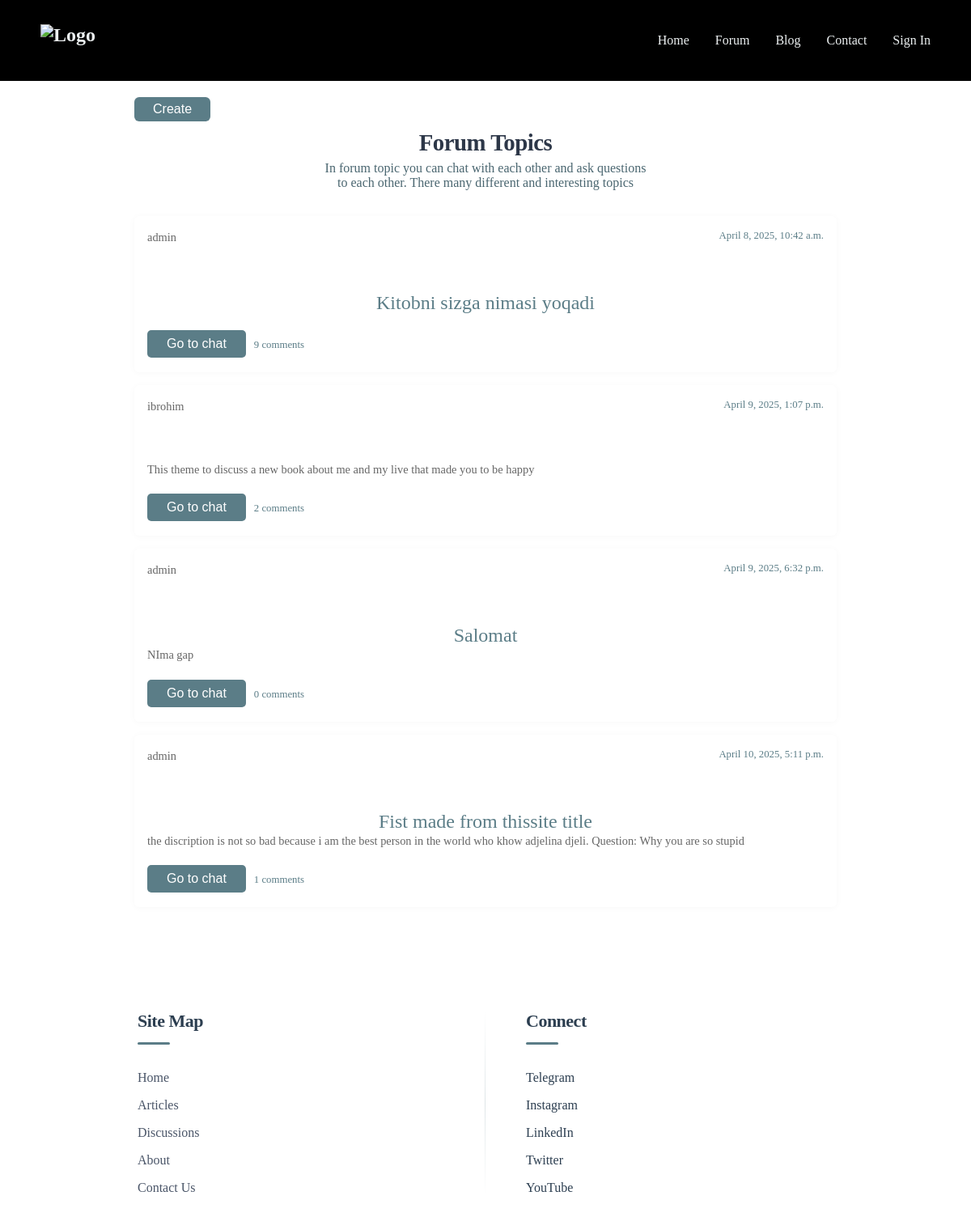
Before: /forum/ with the older database file.
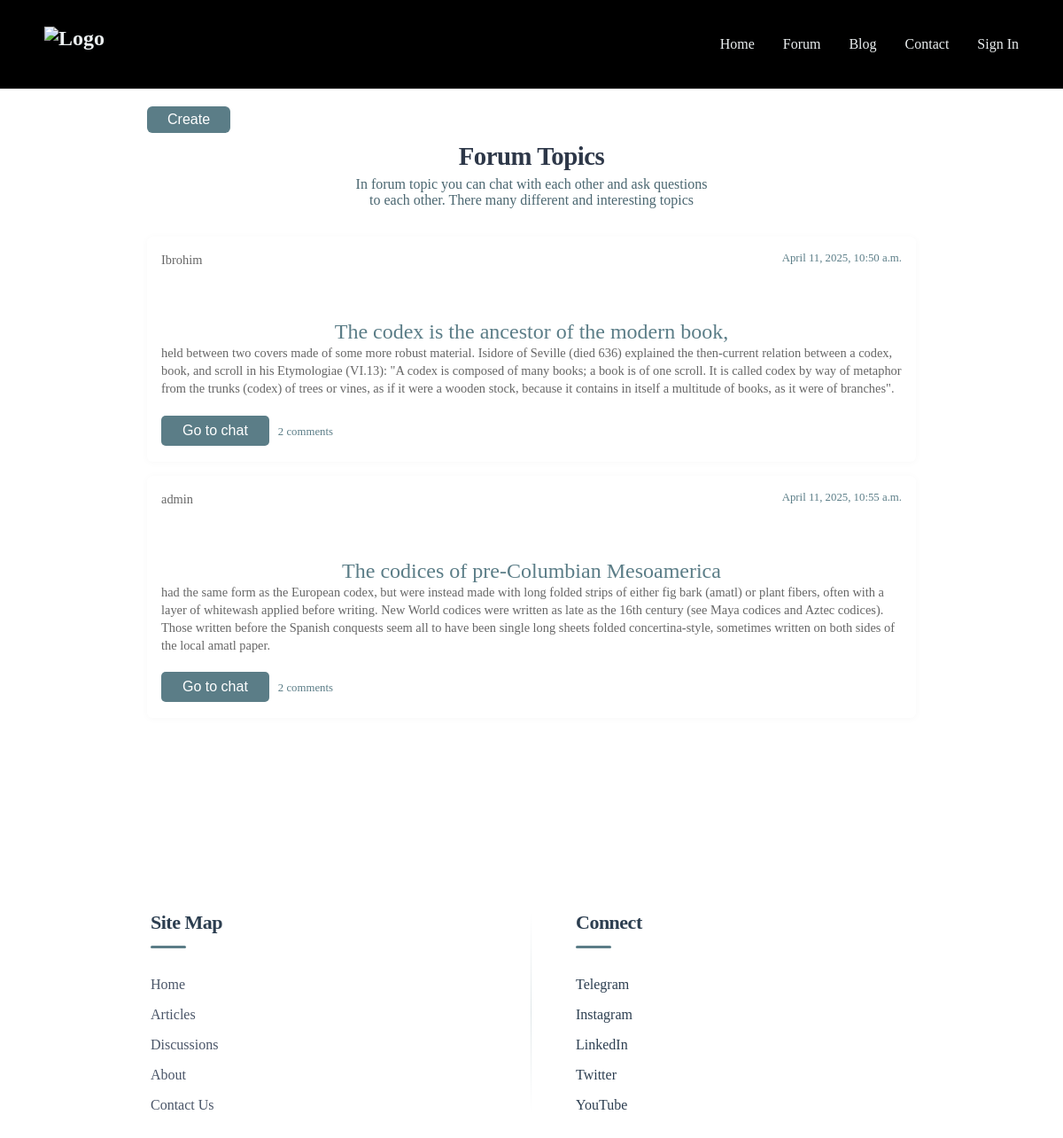
After: the same page with the newer database file.
### essayApp/models.py (models this page shows, shortened)
class ForumTopic(models.Model):
    title = models.CharField(max_length=255)  # название темы
    content = models.TextField(blank=True, null=True)  # описание темы
    created_by = models.ForeignKey(User, on_delete=models.CASCADE)  # пользователь, который создал тему
    created_at = models.DateTimeField(auto_now_add=True)  # время создания темы

### essayApp/views.py (the view)
# urls.py: path('forum/', forum, name='forum'),
def forum(request):
    topics = ForumTopic.objects.all()
    for topic in topics:
        topic.comments_count = topic.messages.count()  # Используем 'messages' вместо 'comments'
    return render(request, 'forum.html', {'topics': topics})

### templates/forum.html (shortened to what this page needs)
<!DOCTYPE html>
<html lang="en">
<head>
    {% load static %}
    <link rel="stylesheet" href="{% static 'css/navbar.css' %}">
    <link rel="stylesheet" href="{% static 'css/forum.css' %}">
</head>
<body>
    <nav>
        <div class="nav-container">
            <a href="/" class="logo">
                <img src="https://cdn.dorik.com/6587cf2393037000111f0b06/images/logo-b16Cp.png" alt="Logo">
            </a>
            <ul class="nav-links">
                <li><a href="/">Home</a></li>
                <li><a href="/forum/">Forum</a></li>
                <li class="dropdown">
                    <a class="drop-trigger">Blog</a>
                </li>
                <li><a href="/contact/">Contact</a></li>
                <li>
                    {% if request.user.is_authenticated %}
                    <form action="{% url 'logout' %}" method="post">
                        {% csrf_token %}
                        <button type="submit">
                            Log Out
                        </button>
                    </form>
                    {% else %}
                    <a href="{% url 'login' %}">
                        Sign In
                    </a>
                    {% endif %}
                </li>
            </ul>
        </div>
    </nav>
    <div class="topics-list">
        <div class="topic-header">
            <button class="create">
                <a href="/forum/create/">
                    Create
                </a>
            </button>
            <div>
                <h1>Forum Topics</h1>
                <p>
                    In forum topic you can chat with each other and ask questions to each other.
                    There many different and interesting topics
                </p>
            </div>
        </div>
        {% for topic in topics %}
        <div class="topic-item">
            <div class="topic-div">
                <p>{{ topic.created_by.username }}</p>
                <p>{{ topic.created_at }}</p>
            </div>
            <h2>
                <a href="{% url 'topic_detail' topic.id %}">{{ topic.title }}</a>
            </h2>
            <p>{{ topic.content }}</p>
            <div class="discuss">
                <button class="">
                    <a href="{% url 'topic_detail' topic.id %}">
                        Go to chat
                    </a>
                </button>
                <p>{{ topic.comments_count }} comments</p>
            </div>
        </div>
        {% endfor %}
    </div>
    <footer>
        <div class="footer-container">
            <div class="footer-col">
                <h1>Site Map</h1>
                <div class="footer-list">
                    <p>Home</p>
                    <p>Articles</p>
                    <p>Discussions</p>
                    <p>About</p>
                    <p>Contact Us</p>
                </div>
            </div>
            <div class="footer-col">
                <h1>Connect</h1>
                <div class="footer-list">
                    <a href="https://t.me/quedforum" target="_blank">Telegram</a>
                    <a href="https://www.instagram.com/thequedio?igsh=MWZkNHNkd3hodXVkaw==" target="_blank">Instagram
                    </a>
                    <a href="https://www.linkedin.com/company/quedio/" target="_blank">LinkedIn</a>
                    <a>Twitter</a>
                    <a>YouTube</a>
                </div>
            </div>
        </div>
    </footer>
</body>
</html>

### static/css/navbar.css (style rules this page uses)
* { margin: 0; padding: 0; box-sizing: border-box; font-family: 'DM Sans' sans-serif; }
nav { position: relative; width: 100%; background-color: black; padding: 30px; }
.nav-container { max-width: 1100px; margin: 0 auto; display: flex; justify-content: space-between; align-items: center; }
.logo { color: #ecf0f1; font-size: 1.5rem; font-weight: bold; text-decoration: none; display: flex; align-items: center; transition: transform 0.3s ease; }
.logo img { height: 40px; }
.nav-links { display: flex; list-style: none; gap: 2rem; }
.nav-links a, button { color: #ecf0f1; text-decoration: none; background-color: transparent; border: 0; font-size: 1rem; cursor: pointer; transition: all 0.3s ease; position: relative; }
.nav-links a::after { content: ''; position: absolute; width: 0; height: 2px; bottom: -4px; left: 0; background-color: #3498db; transition: width 0.3s ease; }
.dropdown { position: relative; }
footer { padding: 80px 20px 50px; max-width: 1200px; margin: 30px auto 0px auto; width: 100%; display: flex; justify-content: center; position: relative; overflow: hidden; }
.footer-container { width: 100%; max-width: 900px; display: flex; justify-content: space-around; gap: 60px; flex-wrap: wrap; position: relative; }
.footer-col { display: flex; flex-direction: column; gap: 24px; flex: 1; min-width: 220px; position: relative; }
.footer-col h1 { font-size: 22px; font-weight: 600; color: #2c3e50; position: relative; padding-bottom: 16px; margin-bottom: 8px; }
.footer-col a { color: #2c3e50; text-decoration: none; }
.footer-col h1::after { content: ''; position: absolute; left: 0; bottom: 0; width: 40px; height: 3px; background-color: #5B7D87; border-radius: 2px; transition: width 0.3s ease; }
.footer-list { display: flex; flex-direction: column; gap: 16px; }
.footer-list p { color: #4a5568; cursor: pointer; transition: all 0.3s ease; font-size: 16px; position: relative; padding-left: 0; display: inline-block; max-width: fit-content; }
.footer-list p::after { content: ''; position: absolute; width: 0; height: 1px; bottom: -2px; left: 0; background-color: #5B7D87; transition: width 0.3s ease; }
@media (min-width: 992px) { .footer-col { padding: 0 20px; } }
@media (min-width: 992px) { .footer-col:not(:last-child)::after { content: ''; position: absolute; right: -30px; top: 0; height: 100%; width: 1px; background: linear-gradient(to bottom, transparent, rgba(90, 125, 135, 0.2), transparent); } }

### static/css/forum.css (style rules this page uses)
.topics-list { max-width: 900px; margin: 0 auto 3rem; padding: 0 1rem; min-height: 100vh; }
.topic-item { background-color: white; border-radius: 6px; padding: 1rem; margin-bottom: 1rem; box-shadow: 0 1px 8px rgba(0, 0, 0, 0.03); transition: transform 0.2s ease, box-shadow 0.2s ease; }
.topic-div { display: flex; justify-content: space-between; font-size: 0.8rem; color: #888; }
.topic-item h2 a { color: #5B7D87; text-decoration: none; }
.topic-item p { margin-bottom: 0.5rem; font-size: 0.9rem; color: #666; line-height: 1.4; }
.topic-item p:last-child { color: #5B7D87; font-size: 0.8rem; text-align: right; }
.discuss { width: 100%; margin-top: 20px; display: flex; align-items: baseline; gap: 10px; }
h1 { color: #2d3748; margin: 0 0 12px; font-size: 1.8rem; font-weight: 600; letter-spacing: -0.5px; }
h2 { text-align: center; margin-top: 50px; font-weight: 400; }

Changed rows visible on the page:
removed ForumTopic: created_by.username "admin", created_at "April 8, 2025, 10:42 a.m.", title "Kitobni sizga nimasi yoqadi", comments_count "9"
removed ForumTopic: created_by.username "ibrohim", created_at "April 9, 2025, 1:07 p.m.", content "This theme to discuss a new book about me and my live that made you to be happy", comments_count "2"
removed ForumTopic: created_by.username "admin", created_at "April 9, 2025, 6:32 p.m.", title "Salomat", content "NIma gap", comments_count "0"
removed ForumTopic: created_by.username "admin", created_at "April 10, 2025, 5:11 p.m.", title "Fist made from thissite title", content "the discription is not so bad because i am the best person in the world who khow adjelina djeli. Question: Why you are so stupid", comments_count "1"
added ForumTopic: created_by.username "Ibrohim", created_at "April 11, 2025, 10:50 a.m.", title "The codex is the ancestor of the modern book,", content "held between two covers made of some more robust material. Isidore of Seville (died 636) explained the then-current relation between a codex, book, and scroll in his Etymologiae (VI.13): \"A codex is composed of many books; a book is of one scroll. It is called codex by way of metaphor from the trunks (codex) of trees or vines, as if it were a wooden stock, because it contains in itself a multitude of books, as it were of branches\".", comments_count "2"
added ForumTopic: created_by.username "admin", created_at "April 11, 2025, 10:55 a.m.", title "The codices of pre-Columbian Mesoamerica", content "had the same form as the European codex, but were instead made with long folded strips of either fig bark (amatl) or plant fibers, often with a layer of whitewash applied before writing. New World codices were written as late as the 16th century (see Maya codices and Aztec codices). Those written before the Spanish conquests seem all to have been single long sheets folded concertina-style, sometimes written on both sides of the local amatl paper.", comments_count "2"
